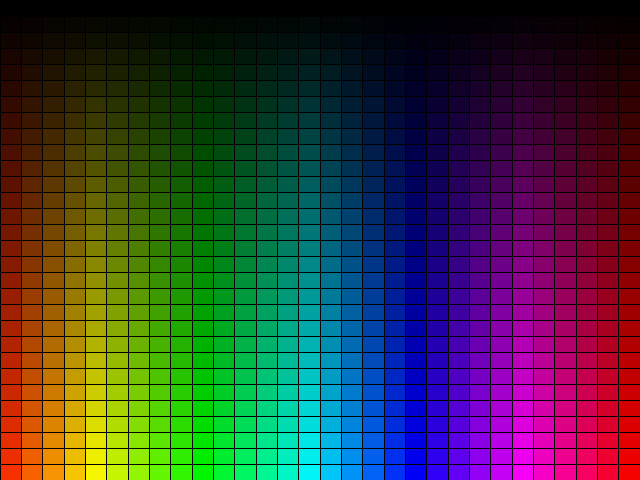
Frame 1 (no input)
Frame 60 (the mouse pressed at the canvas centre just before this capture): identical to frame 1, image omitted
Frame 120 (the mouse held since frame 60 and released just before this capture): identical to frame 1, image omitted

The Processing sketch that drew this single still picture (run headless with seeded random() and noise(); from frame 60 on, the mouse is pressed at the canvas centre):

// Processing sketch: init_09_pixel_draw
// ── init_09_pixel_draw.pde
Pixel [] pixel;
void setup() {
	size(640,480);
  colorMode(HSB,360,100,100,100);
  int num_x = 30;
  int num_y = 30;
  int total = num_x *num_y;
  pixel = new Pixel[total];

  float size_x = width/(float)num_x;
	float size_y = height/(float)num_y;

	float couleur = 0;
	float blanc = 100;
	float noir = 0;
  int count = 0;

  float step_couleur = g.colorModeX / num_x ;
  float step_noir = g.colorModeZ / num_y ;
  for(int x = 0 ; x < num_x ; x++) {
  	couleur += step_couleur;
  	for(int y = 0 ; y < num_y ; y++) {
  		pixel[count] = new Pixel();
  		float pos_x = x *size_x;
  		float pos_y = y *size_y;
  		pixel[count].set_position(pos_x,pos_y);
  		noir = y *step_noir;
  		pixel[count].set_color(couleur,blanc,noir);
      pixel[count].set_size(size_x,size_y);
  		count++;

  	}
  }   
}


void draw() {
  for(int i = 0 ; i < pixel.length ; i++) {
    if(pixel[i] != null) {
      fill(pixel[i].cx,pixel[i].cy,pixel[i].cz);
      rect(pixel[i].x,pixel[i].y,pixel[i].w,pixel[i].h);  
    }
  }
  
  // interaction
  if(mousePressed && target != null) {
    for(int i = 0 ; i < target.length ; i++) {
      float x =  pixel[target[i]].x ;
      float y =  pixel[target[i]].y ;
      x += random(-10,10);
      y += random(-10,10);
      pixel[target[i]].set_position(x,y);
    }

  }

}

int [] target ;
void keyPressed() {
  int num = (int)random(pixel.length/2);
  target = new int[num];
  for(int i = 0 ; i < target.length ; i++) {
    target[i] = floor(random(pixel.length));
  }
}





// ── annexe.pde
class Pixel {
	// parameter
	float x = 0;
	float y = 0;

	float cx = 0;
	float cy = 0;
	float cz = 0;

	float w =1;
	float h =1;

	// constructor
	Pixel() {}
  
  // method
	void set_position(float x, float y) {
		this.x = x;
		this.y = y;
	}

	void set_color(float cx, float cy, float cz) {
		this.cx = cx;
		this.cy = cy;
		this.cz = cz;
	}

	void set_size(float w, float h) {
		this.w = w;
		this.h = h;
	}
}
